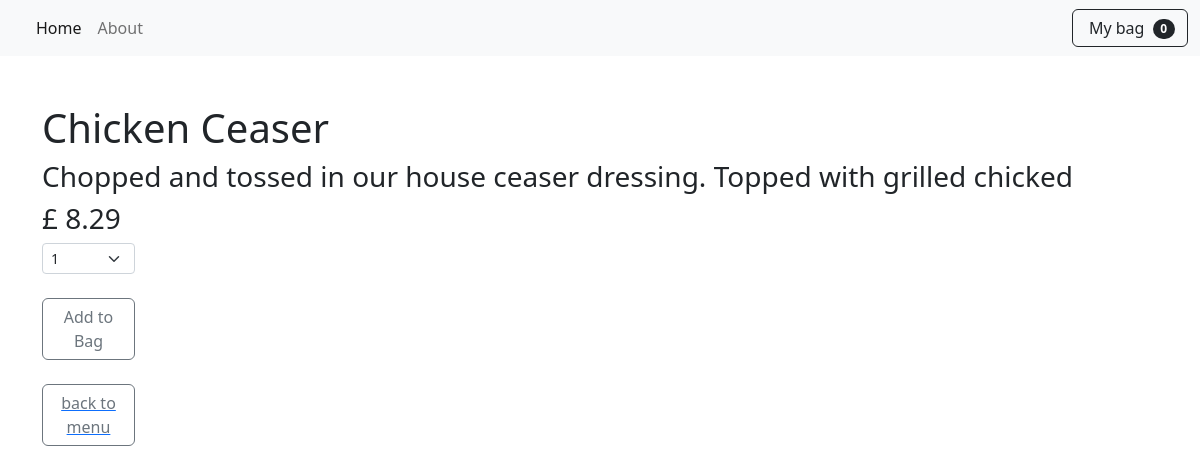
Screenshot of /item/9 with the database file from the repository.
### restaurent_menu/models.py (models this page shows, shortened)
class Items(models.Model):
    meal = models.CharField(max_length=1000, unique=True)  # unique since each meal is unique
    description = models.CharField(max_length=2000)
    price = models.DecimalField(max_digits=10, decimal_places=2)
    meal_type = models.CharField(max_length=200, choices=MEAL_TYPE)
    author = models.ForeignKey(User, on_delete=models.PROTECT)
    status = models.IntegerField(choices=STATUS, default=1)
    date_created = models.DateTimeField(auto_now_add=True)
    date_updated = models.DateTimeField(auto_now_add=True)

### restaurent_menu/views.py (the view)
# urls.py: path('item/<int:pk>', views.MenuItemDetail.as_view(), name='menu_item'),
class MenuItemDetail(generic.DetailView):
    model = Items
    template_name = "menu_item_detail.html"

### cart/cart.py (called while the page is built)
    def __len__(self):
        return len(self.cart)

### cart/context_processor.py (called while the page is built)
def cart(request):
    return {'cart': Cart(request)}

### restaurent_menu/templates/menu_item_detail.html (shortened to what this page needs)
{% extends 'base.html'%}
{% block content %}
<div class="container">
        <h1 class="pt-5">{{ items.meal }}</h1>
        <h3>{{ items.description }}</h3>
        <h3>£ {{ items.price }}</h3>
        <div class="col-md-1">
                    <div>
                        <select class="form-select form-select-sm" id="qty-cart">
                            <option value="1">1</option>
                        </select>
                    </div>
        {% if items.status == 1 %}
            <button type="button" value="{{ items.id }}"
                     class="btn btn-outline-secondary mt-4" id="add-cart">Add to Bag</button>
           <a href="{% url 'home' %}"><button
                     class="d-flex btn btn-outline-secondary mt-4">back to menu</button></a>
        {% else %}
            <button type="button" value="{{ items.id }}"
                     class="btn btn-outline-danger mt-4" disabled>Sorry Unavailable</button>
            <a href="{% url 'home' %}"><button type="button"
                     class="d-flex btn btn-outline-secondary mt-4">back to menu</button></a>
        {% endif %}
</div>
{% endblock %}

### rows the page displays
Items: meal "Chicken Ceaser", description "Chopped and tossed in our house ceaser dressing. Topped with grilled chicked", price "8.29"

### other values shown
{{ cart|length }} "0"
